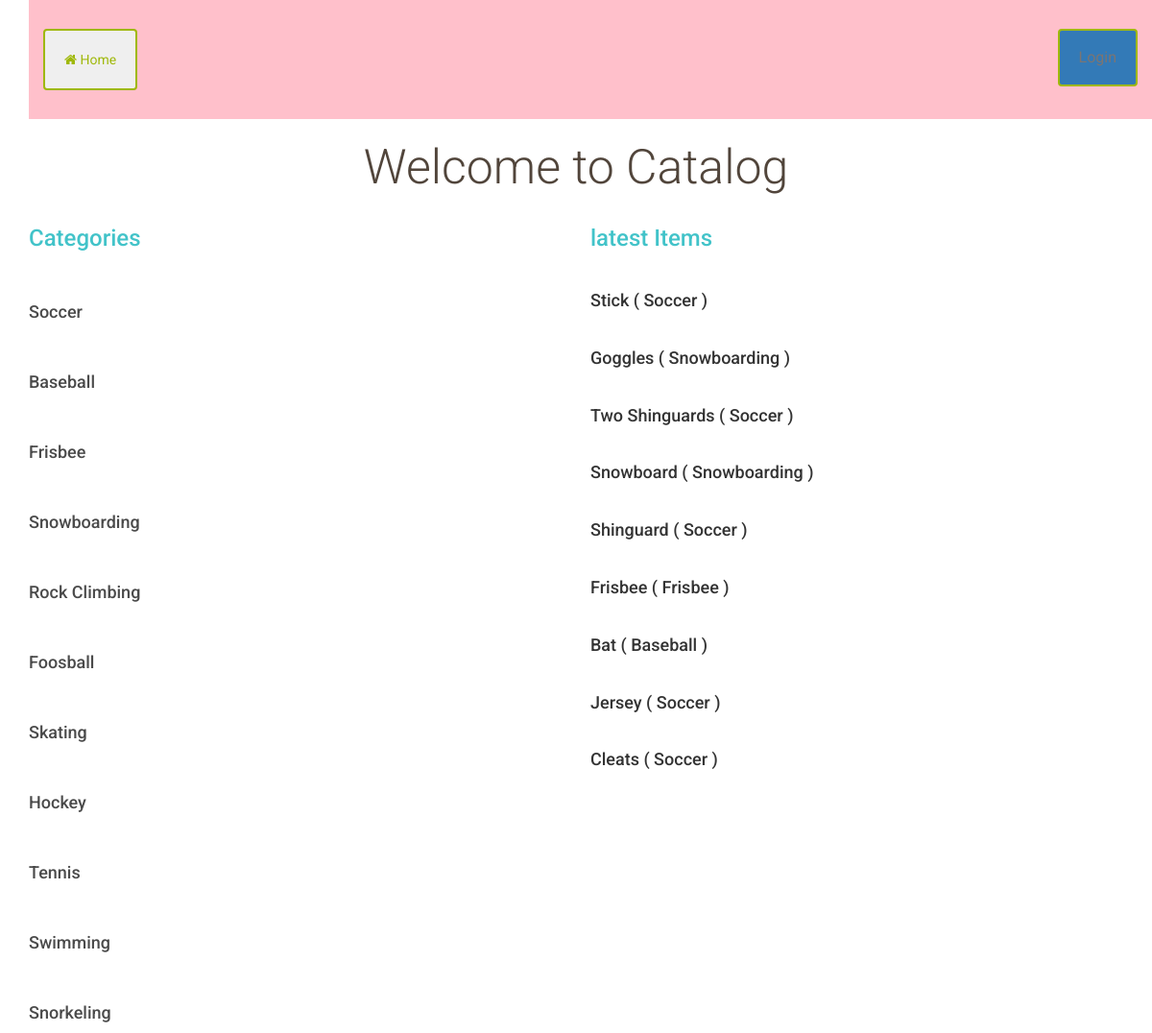
The app's page /Catalog/, older data.
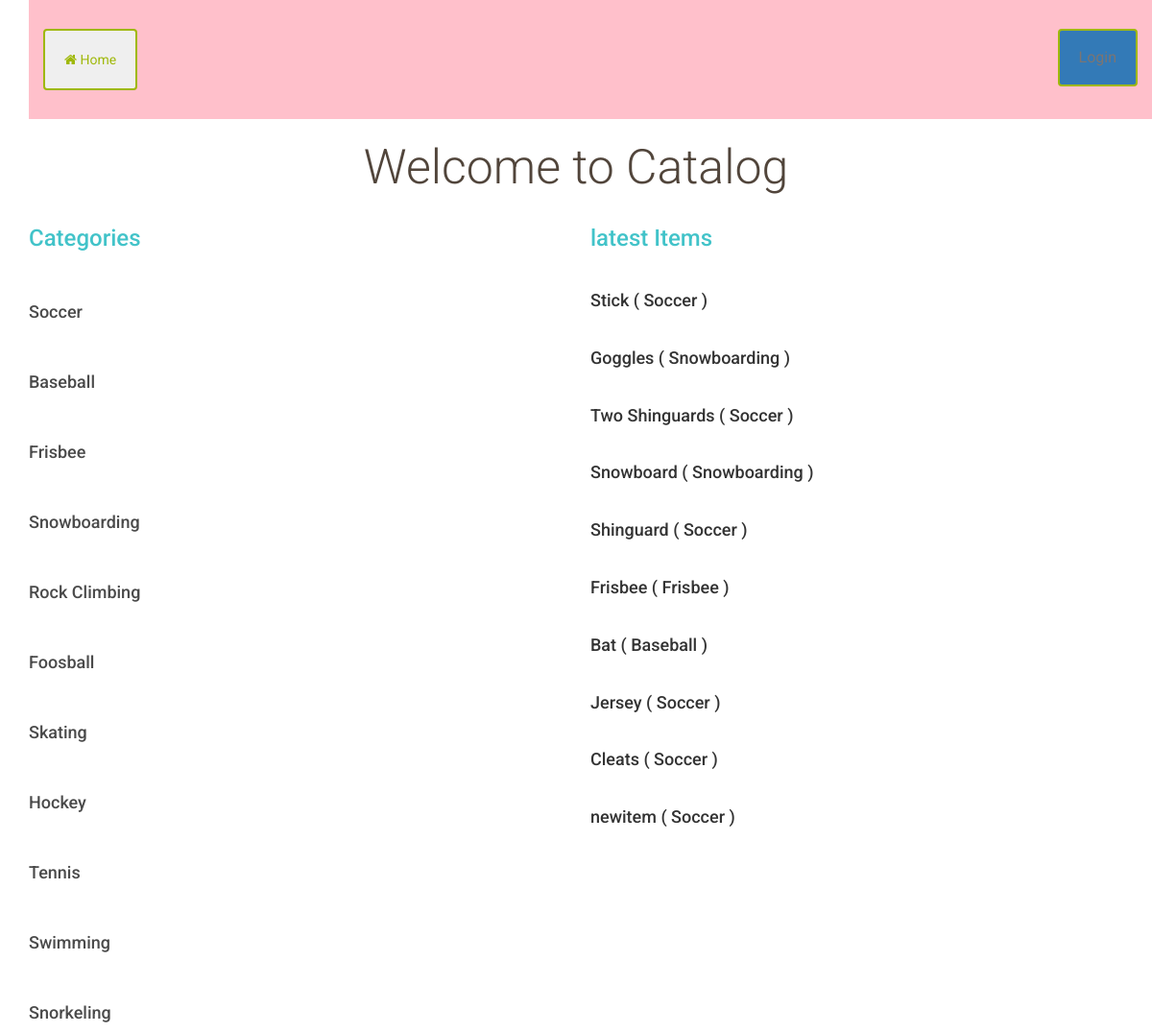
The same page, newer data.
### database_setup.py (models this page shows, shortened)
class Category(Base):
    __tablename__ = "category"
    id = Column(Integer, primary_key=True)
    name = Column(String(250), nullable=False)
    user_id = Column(Integer, ForeignKey('user.id'))
    user = relationship(User)

class Items(Base):
    __tablename__ = "items"
    name = Column(String(80), nullable=False)
    id = Column(Integer, primary_key=True)
    description = Column(String(250))
    category_id = Column(Integer, ForeignKey('category.id'))
    category = relationship(Category)
    user_id = Column(Integer, ForeignKey('user.id'))
    user = relationship(User)

### project.py (the view)
@app.route('/')
@app.route('/Catalog/')
def show_categories():
    category = session.query(Category)
    items = session.query(Items).all()
    return render_template("Categories.html", category=category, items=items)

### templates/Categories.html
{% extends "main.html" %}
{% block content %}
{% include "header.html" %}
<html>
<center><h1>Welcome to Catalog</h1></center>
<div class="row">
      <div class="col-sm-6">
              <h2>Categories</h2>
	{% for cat in category %}
    <br>
  			<a href='{{url_for("showCategory",category_name= cat.name) }}'> <h3>{{cat.name}}</h3> </a>
	{% endfor %}
    </div>
    <div class="col-sm-6" >
      <p>
     <h2>latest Items</h2>
        <br>
       {% for item in items:%}
  <h4>  {{item.name + " ( " + item.category.name + " ) "}}</h4>
        <br>
        {%endfor%}
        </p>
    </div>
</div>
</html>
{% endblock %}

### templates/main.html (shortened to what this page needs)
<!DOCTYPE html>
<html lang="en">
	<head>
		<link rel="stylesheet" href="//netdna.bootstrapcdn.com/bootstrap/3.1.1/css/bootstrap.min.css">
		<link href="https://stackpath.bootstrapcdn.com/font-awesome/4.7.0/css/font-awesome.min.css" rel="stylesheet">
		<link rel=stylesheet type=text/css href="{{ url_for('static', filename='styles.css') }}">
	</head>
	<body>
		<div class="container">
			{% block content %}
			{% endblock %}
		</div>
	</body>
</html>

### templates/header.html (shortened to what this page needs)
<div class="container">
<div class="row top-menu" id="toprow" >
	<div class="col-md-6">
			<button class="btn" href="{{url_for('show_categories')}}"><i class="fa fa-home"></i> Home</button>
	</div>
	<div class="col-md-6 text-right">
		{%if 'username' not in session %}
		<a class="btn btn-primary"  href="{{url_for('login')}}">
   Login</a>
		{% else %}
				<a class="btn btn-danger"  href="{{url_for('logout')}}">
						Logout
					<i class="icon-refresh icon-spin"></i></a>
{% endif %}
	</div>
</div>
</div>

### static/styles.css (style rules this page uses)
html { box-sizing: border-box; background:url('background.jpg')no-repeat center center fixed; width:100%; min-height:600px; -webkit-background-size:cover; -moz-background-size:cover; -o-background-size:cover; background-size:cover; }
#toprow { background-color: pink; }
* { font-family: "Helvetica Neue Bold", Roboto, Helvetica, Arial, sans-serif; font-weight: 700; }
h1 { font-family: "Helvetica Neue Light", Roboto, Helvetica, Arial, sans-serif; font-size: 50px; color: #51453B; line-height: 60px; font-weight: 300; }
h2 { font-size: 24px; color: #42C3C9; line-height: 29px; }
h3 { font-size: 18px; color: #4A4A4A; line-height: 23px; }
p { font-family: "Helvetica Neue", Roboto, Helvetica, Arial, sans-serif; font-size: 16px; color: #7B7573; line-height: 24px; font-weight: 400; }
a { font-size: 14px; color: #0093B9; line-height: 17px; }
.btn { padding: 20px; margin: 0; border-color: #9FB80A; border-width: 2px; color: #9FB80A;; }
.top-menu { padding-top: 30px; padding-bottom: 30px; }
.top-menu a { margin-bottom: 0; line-height: 16px; font-size: 16px; color: #7B7573; font-weight: 400; }

Row changes from the older to the newer data that the page shows:
added Items: name.name "newitem ( Soccer )"
